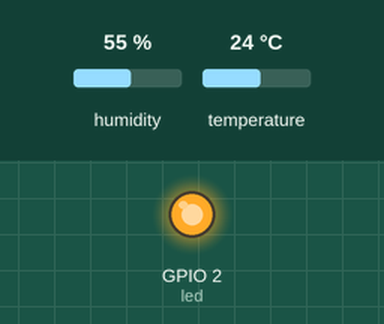
This program was run on a simulated ESP8266 board running MicroPython. Shown: output pins drawn as LEDs (lit = HIGH, except the on-board LED, lit = LOW). The inputs (shaded band) are chosen by the test bench; at power-on: humidity 55 %, temperature 24 °C. WiFi joins after 1.5 s; web requests get an empty 200 reply after 0.4 s; what the program prints to the serial console is not drawn.

Above: at 1.7 s.
At 16.9 s:
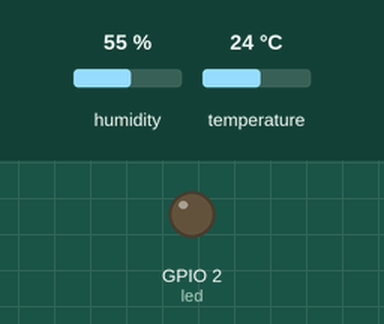
Timing chart, 0 to 41.1 s (numbered marks = the images above):
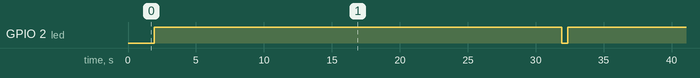

The program:

main.py
```python
import machine
import dht
import utime
import urequests

led = machine.Pin(2, machine.Pin.OUT)
sensor = dht.DHT22(machine.Pin(12))

def do_connect():
    led.off()
    import network
    sta_if = network.WLAN(network.STA_IF)
    if not sta_if.isconnected():
        print('connecting to network...')
        sta_if.active(True)
        sta_if.connect('AP', 'PW')
        while not sta_if.isconnected():
            pass
    print('network config:', sta_if.ifconfig())
    led.on()
    start_logging()

def send_data():
    sensor.measure()
    urequests.post("http://192.168.178.15:2604/sendData", json={"displayName": "Pergola", "temperature": sensor.temperature(), "humidity": sensor.humidity()}, headers = {u'content-type': u'application/json'})

def start_logging():
    while True:
        led.off()
        send_data()
        led.on()
        utime.sleep(30)

do_connect()
```

Measured:
- by itself, GPIO 2 (led): alternates HIGH for 30.0 s and LOW for 0.42 s
